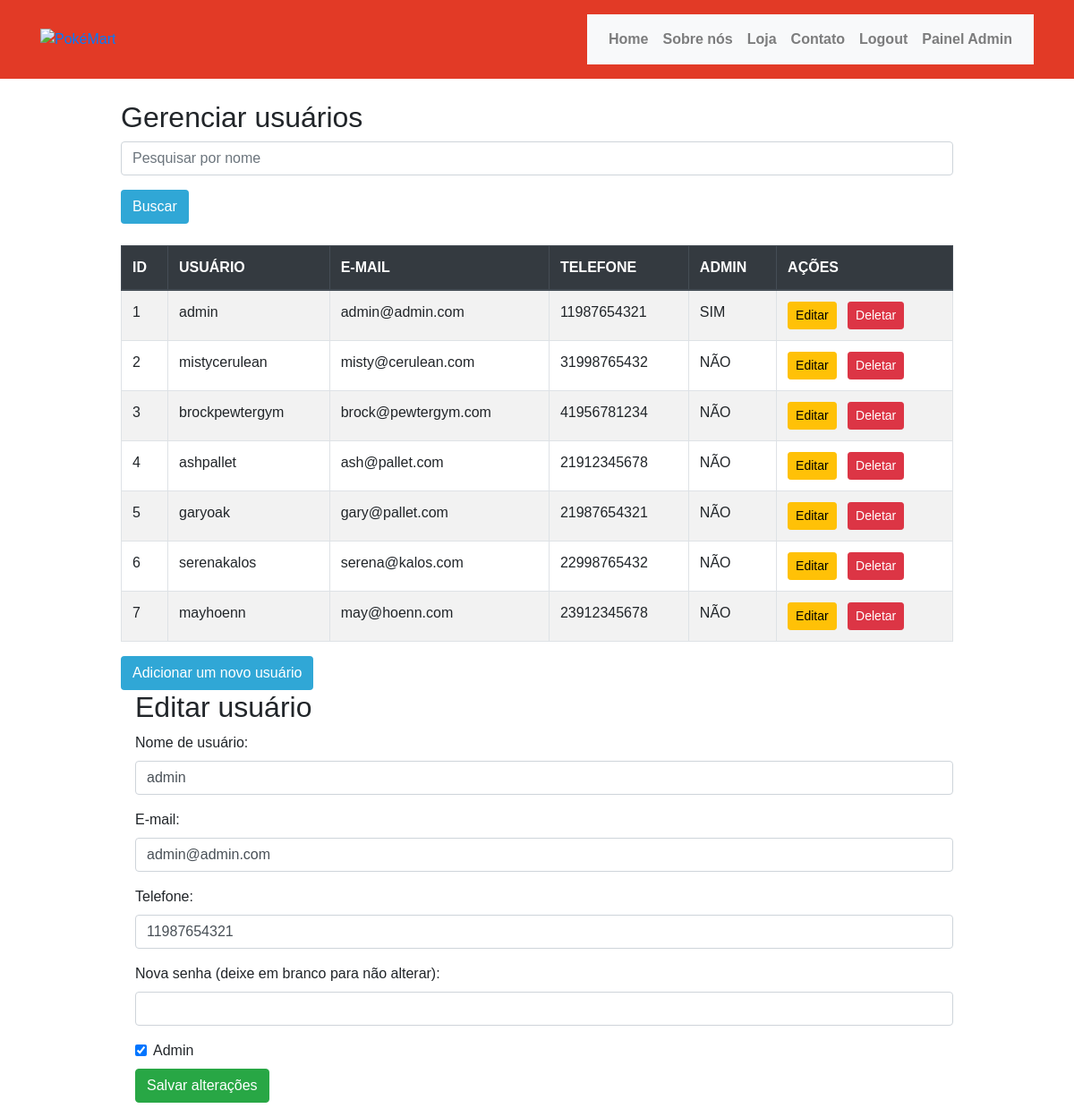
Screenshot of /users.php?action=edit&id=1 (signed in) with the database file from the repository.
### tables this page shows
CREATE TABLE IF NOT EXISTS `users` (
  `id` int(11) NOT NULL AUTO_INCREMENT,
  `username` varchar(50) NOT NULL DEFAULT '0',
  `email` varchar(50) NOT NULL DEFAULT '0',
  `password` varchar(250) NOT NULL DEFAULT '0',
  `admin` tinyint(4) NOT NULL DEFAULT 0,
  `telefone` varchar(20) NOT NULL DEFAULT '0',
  PRIMARY KEY (`id`)
);

### users.php (the view, shortened to what this page needs)
<?php
include "admin/db.class.php";
include "header.php";
$db = new db('users');
$db->checkLogin();
$db->checkAdminLogin();
$conn = $db->conn();
if (isset($_GET['id']) && isset($_GET['action']) && $_GET['action'] == 'edit') {
    $userId = $_GET['id'];
    $stmt = $conn->prepare("SELECT * FROM users WHERE id = ?");
    $stmt->execute([$userId]);
    $user = $stmt->fetch(PDO::FETCH_ASSOC);
}
$stmt = $conn->query("SELECT * FROM users");
$users = $stmt->fetchAll(PDO::FETCH_ASSOC);
$search = isset($_POST['search']) ? $_POST['search'] : '';
if ($search) {
    $stmt = $conn->prepare("SELECT * FROM users WHERE LOWER(username) LIKE LOWER(?)");
    $stmt->execute(['%' . $search . '%']);
} else {
    $stmt = $conn->query("SELECT * FROM users");
}
$users = $stmt->fetchAll(PDO::FETCH_ASSOC);
?>
<div class="container" style="max-width: 80vw; margin: 0 auto;">
    <h2 class="mt-4">Gerenciar usuários</h2>
    <form action="users.php" method="post" class="mb-4">
        <div class="form-group">
            <input type="text" name="search" class="form-control" placeholder="Pesquisar por nome"
                value="<?= isset($_POST['search']) ? $_POST['search'] : ''; ?>">
        </div>
        <button type="submit" class="btn" style="background-color: #30A7D6; color: white;">Buscar</button>
    </form>
    <table class="table table-striped table-bordered table-hover">
        <thead class="thead-dark">
            <tr>
                <th>ID</th>
                <th>USUÁRIO</th>
                <th>E-MAIL</th>
                <th>TELEFONE</th>
                <th>ADMIN</th>
                <th>AÇÕES</th>
            </tr>
        </thead>
        <tbody>
            <?php foreach ($users as $u): ?>
                <tr>
                    <td><?= $u['id']; ?></td>
                    <td><?= $u['username']; ?></td>
                    <td><?= $u['email']; ?></td>
                    <td><?= $u['telefone']; ?></td>
                    <td><?= $u['admin'] ? 'SIM' : 'NÃO'; ?></td>
                    <td>
                        <a href="users.php?action=edit&id=<?= $u['id']; ?>" class="btn btn-warning btn-sm mr-2"
                            style="color: black;">Editar</a>
                        <a href="users.php?action=delete&id=<?= $u['id']; ?>" class="btn btn-danger btn-sm"
                            style="color: white;" onclick="return confirmDelete()">Deletar</a>
                    </td>
                </tr>
            <?php endforeach; ?>
        </tbody>
    </table>
    <a href="users.php?action=add" class="btn" style="background-color: #30A7D6; color: white;">Adicionar um novo
        usuário</a>
    <?php if (isset($_GET['action']) && $_GET['action'] == 'edit' && isset($user)): ?>
        <div class="ml-3 mb-3">
            <h2>Editar usuário</h2>
            <form action="users.php" method="POST">
                <div class="form-group">
                    <label for="username">Nome de usuário:</label>
                    <input type="text" class="form-control" id="username" name="username" value="<?= $user['username']; ?>"
                        required>
                </div>
                <div class="form-group">
                    <label for="email">E-mail:</label>
                    <input type="email" class="form-control" id="email" name="email" value="<?= $user['email']; ?>"
                        required>
                </div>
                <div class="form-group">
                    <label for="telefone">Telefone:</label>
                    <input type="text" class="form-control" id="telefone" name="telefone" value="<?= $user['telefone']; ?>"
                        required>
                </div>
                <div class="form-group">
                    <label for="password">Nova senha (deixe em branco para não alterar):</label>
                    <input type="password" class="form-control" id="password" name="password">
                </div>
                <div class="form-check">
                    <input type="checkbox" class="form-check-input" id="admin" name="admin" <?= $user['admin'] ? 'checked' : ''; ?>>
                    <label class="form-check-label" for="admin">Admin</label>
                </div>
                <button type="submit" class="btn btn-success mt-2" name="edit_user">Salvar alterações</button>
            </form>
        </div>
    <?php endif; ?>
</div>

### stylesheet.css (style rules this page uses)
* { font-family: Arial, Helvetica, sans-serif; }
html, body { height: 100%; margin: 0; display: flex; flex-direction: column; }
.container { flex-grow: 1; }

### rows the page displays
users: id "1", username "admin", email "admin@admin.com", telefone "11987654321", shows "SIM", admin "☑"
users: id "2", username "mistycerulean", email "misty@cerulean.com", telefone "31998765432", admin "NÃO"
users: id "3", username "brockpewtergym", email "brock@pewtergym.com", telefone "41956781234", admin "NÃO"
users: id "4", username "ashpallet", email "ash@pallet.com", telefone "21912345678", admin "NÃO"
users: id "5", username "garyoak", email "gary@pallet.com", telefone "21987654321", admin "NÃO"
users: id "6", username "serenakalos", email "serena@kalos.com", telefone "22998765432", admin "NÃO"
users: id "7", username "mayhoenn", email "may@hoenn.com", telefone "23912345678", admin "NÃO"
